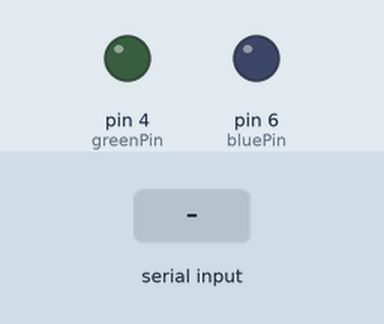
Simulated run of this sketch. Board: Arduino Uno, built with avr-gcc and run on an emulated ATmega328P. Parts: output pins drawn as LEDs (lit = HIGH). The inputs (shaded band) are chosen by the test bench.

Above: at 1.2 s.
1.3 s: "90,45\n" received over Serial
At 1.7 s:
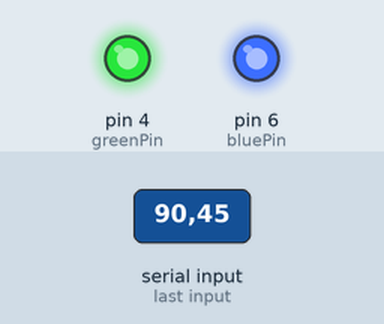
Timing chart, 0 to 6.8 s (numbered marks = the images above; inputs shaded):
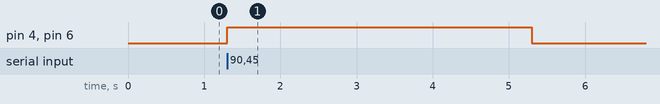

Measured:
- after the input at 1.3 s, pin 4 (greenPin), pin 6 (bluePin): LOW → HIGH at once, → LOW 4.0 s later

The sketch:

ReadLedPinFromWIFI.ino
```cpp
// pins for the LEDs:
const int greenPin = 4;
const int bluePin = 6;

int activeLed = greenPin;

void setup() {
  // initialize serial:
  Serial.begin(115200);
  // make the pins outputs:
  pinMode(greenPin, OUTPUT);
  pinMode(bluePin, OUTPUT);

}

void loop() {
  digitalWrite(greenPin, LOW);
  digitalWrite(bluePin, LOW);

  while (Serial.available() > 0) {

    // look for the next valid integer in the incoming serial stream:
    int ledPin = Serial.parseInt();
    if (ledPin == greenPin || ledPin == bluePin) {
      blink(ledPin);
    } else {

      digitalWrite(greenPin, HIGH);
      digitalWrite(bluePin, HIGH);
      delay(1000);
    }
  }
}

void blink(int ledPin) {
  digitalWrite(ledPin, HIGH);   // turn the LED on (HIGH is the voltage level)

  delay(1000);                       // wait for a second

  digitalWrite(ledPin, LOW);    // turn the LED off by making the voltage LOW

  delay(1000);                       // wait for a second
}
```
